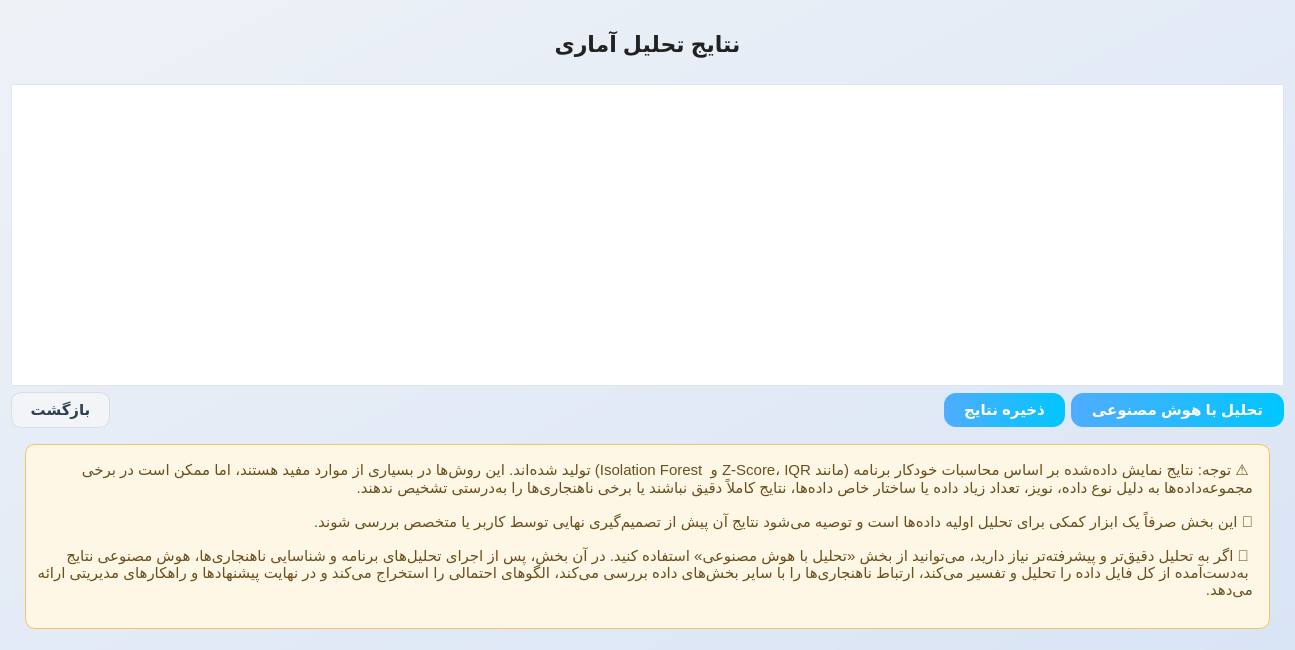
<?xml version="1.0" encoding="UTF-8"?>
<ui version="4.0">
 <class>ResultPage</class>
 <widget class="QWidget" name="ResultPage">
  <property name="geometry">
   <rect>
    <x>0</x>
    <y>0</y>
    <width>1295</width>
    <height>650</height>
   </rect>
  </property>
  <property name="windowTitle">
   <string>نتایج تحلیل عددی</string>
  </property>
  <property name="windowIcon">
   <iconset>
    <normaloff>../../Users/Moavenat-mali-/OneDrive/دسکتاپ/0b5464b5-3cc2-46de-a9ae-577f59c6f68b.png</normaloff>../../Users/Moavenat-mali-/OneDrive/دسکتاپ/0b5464b5-3cc2-46de-a9ae-577f59c6f68b.png</iconset>
  </property>
  <property name="styleSheet">
   <string notr="true">/* پس‌زمینه صفحه */ QWidget#ResultPage { background:qlineargradient( spread:pad, x1:0, y1:0, x2:1, y2:1, stop:0 #eef2f7, stop:1 #d9e4f5 ); } /* عنوان اصلی صفحه */ QLabel#label_title { color:#374151; font-family:&quot;Segoe UI&quot;; font-size:18pt; font-weight:bold; padding:8px; } /* دکمه‌های عمومی */ QPushButton { background-color: #e53935; color: white; border-radius: 8px; padding: 8px 16px; font-size: 11pt; font-weight: bold; } QPushButton:hover { background-color: #ef5350; } QPushButton:pressed { background-color: #c62828; } /* دکمه بازگشت */ QPushButton#btn_back { background:#f2f4f7; color:#2c3e50; border-radius:10px; font-weight:600; font-size:11pt; padding:8px 18px; border:1px solid #d9dee4; } QPushButton#btn_back:hover { background:#e0e4e8; } QPushButton#btn_back:pressed { background:#c7ccd1; } /* دکمه ذخیره نتایج */ QPushButton#btn_save { background:qlineargradient( x1:0, y1:0, x2:1, y2:0, stop:0 #4facfe, stop:1 #00c6ff ); color:white; border:none; border-radius:12px; font-weight:600; font-size:11pt; padding:8px 20px; } QPushButton#btn_save:hover { background:qlineargradient( x1:0, y1:0, x2:1, y2:0, stop:0 #3d8ef7, stop:1 #00aaff ); } QPushButton#btn_save:pressed { background:#005fb8; } /* دکمه تحلیل با هوش مصنوعی */ QPushButton#btn_ai { background:qlineargradient( x1:0, y1:0, x2:1, y2:0, stop:0 #4facfe, stop:1 #00c6ff ); color:white; border:none; border-radius:12px; font-weight:600; font-size:11pt; padding:8px 20px; } QPushButton#btn_ai:hover { background:qlineargradient( x1:0, y1:0, x2:1, y2:0, stop:0 #3d8ef7, stop:1 #00aaff ); } QPushButton#btn_ai:pressed { background:#005fb8; } /* جدول اصلی نتایج */ QTableView#table_results { background:white; border:1px solid #e0e6ed; gridline-color:#d0d7e2; font-family:&quot;Segoe UI&quot;; font-size:10.5pt; color:#2f3640; selection-background-color:#4facfe; selection-color:white; alternate-background-color:#f9fafb; } </string>
  </property>
  <layout class="QVBoxLayout" name="main_layout">
   <item>
    <widget class="QLabel" name="label_title">
     <property name="styleSheet">
      <string notr="true"> font-size: 22px; font-weight: bold; color: #222; margin: 12px; </string>
     </property>
     <property name="text">
      <string>نتایج تحلیل آماری</string>
     </property>
     <property name="alignment">
      <set>Qt::AlignCenter</set>
     </property>
    </widget>
   </item>
   <item>
    <widget class="QTableView" name="table_results">
     <property name="styleSheet">
      <string notr="true"> QTableView { background: #ffffff; gridline-color: #999; selection-background-color: #cde6ff; font-size: 14px; } </string>
     </property>
     <property name="editTriggers">
      <set>QAbstractItemView::NoEditTriggers</set>
     </property>
     <property name="alternatingRowColors">
      <bool>true</bool>
     </property>
    </widget>
   </item>
   <item>
    <layout class="QHBoxLayout" name="button_layout">
     <item>
      <widget class="QPushButton" name="btn_back">
       <property name="text">
        <string>بازگشت</string>
       </property>
      </widget>
     </item>
     <item>
      <spacer name="horizontalSpacer">
       <property name="orientation">
        <enum>Qt::Horizontal</enum>
       </property>
       <property name="sizeHint" stdset="0">
        <size>
         <width>0</width>
         <height>0</height>
        </size>
       </property>
      </spacer>
     </item>
     <item>
      <widget class="QPushButton" name="btn_save">
       <property name="text">
        <string>ذخیره نتایج</string>
       </property>
      </widget>
     </item>
     <item>
      <widget class="QPushButton" name="btn_ai">
       <property name="text">
        <string>تحلیل با هوش مصنوعی</string>
       </property>
      </widget>
     </item>
    </layout>
   </item>
   <item>
    <widget class="QLabel" name="label_warning">
     <property name="styleSheet">
      <string notr="true">
QLabel{
background:#fff7e6;
border:1px solid #f0c36d;
border-radius:10px;
padding:12px;
font-family:&quot;Segoe UI&quot;;
font-size:11pt;
color:#6b4f1d;
margin:10px 14px;
line-height:1.4;
}
</string>
     </property>
     <property name="text">
      <string>⚠️ توجه: نتایج نمایش داده‌شده بر اساس محاسبات خودکار برنامه (مانند Z‑Score، IQR و  Isolation Forest) تولید شده‌اند. این روش‌ها در بسیاری از موارد مفید هستند، اما ممکن است در برخی مجموعه‌داده‌ها به دلیل نوع داده، نویز، تعداد زیاد داده یا ساختار خاص داده‌ها، نتایج کاملاً دقیق نباشند یا برخی ناهنجاری‌ها را به‌درستی تشخیص ندهند.

🔎 این بخش صرفاً یک ابزار کمکی برای تحلیل اولیه داده‌ها است و توصیه می‌شود نتایج آن پیش از تصمیم‌گیری نهایی توسط کاربر یا متخصص بررسی شوند.

🤖 اگر به تحلیل دقیق‌تر و پیشرفته‌تر نیاز دارید، می‌توانید از بخش «تحلیل با هوش مصنوعی» استفاده کنید. در آن بخش، پس از اجرای تحلیل‌های برنامه و شناسایی ناهنجاری‌ها، هوش مصنوعی نتایج به‌دست‌آمده از کل فایل داده را تحلیل و تفسیر می‌کند، ارتباط ناهنجاری‌ها را با سایر بخش‌های داده بررسی می‌کند، الگوهای احتمالی را استخراج می‌کند و در نهایت پیشنهادها و راهکارهای مدیریتی ارائه می‌دهد.
</string>
     </property>
     <property name="wordWrap">
      <bool>true</bool>
     </property>
    </widget>
   </item>
  </layout>
 </widget>
 <resources/>
 <connections/>
</ui>
